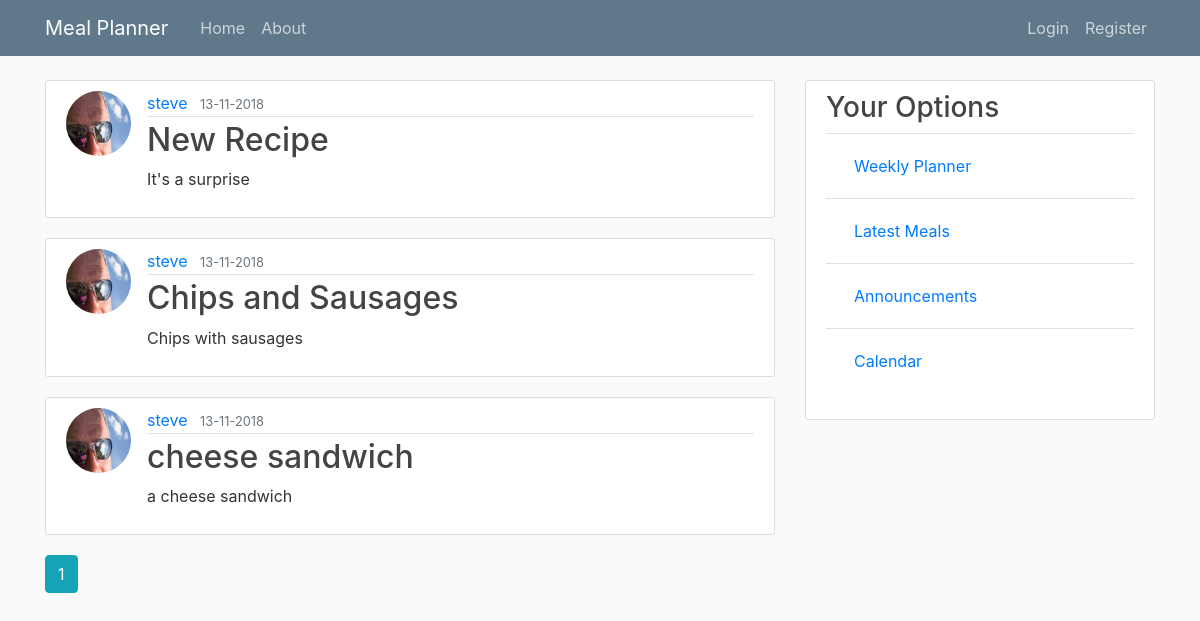
The page /home on the database its author committed.
### mymeal/models.py (models this page shows, shortened)
class Recipe(db.Model):
    id = db.Column(db.Integer, primary_key=True)
    title = db.Column(db.String(100), nullable=False)
    date_posted = db.Column(db.DateTime, nullable=False, default=datetime.utcnow)
    description = db.Column(db.Text, nullable=False)
    serves = db.Column(db.Integer, nullable=False, default='01')
    recipe_type = db.Column(db.String(15), nullable=False)
    ingredients = db.relationship('Ingredient', backref='meal', lazy=True)
    user_id = db.Column(db.Integer, db.ForeignKey('user.id'), nullable=False)
    recipe_book = db.Column(db.String(100))
    recipe_book_page = db.Column(db.Integer, default='01')

class User(db.Model, UserMixin):
    id = db.Column(db.Integer, primary_key=True)
    username = db.Column(db.String(20), unique=True, nullable=False)
    email = db.Column(db.String(120), unique=True, nullable=False)
    image_file = db.Column(db.String(20), nullable=False, default='default.jpg')
    password = db.Column(db.String(60), nullable=False)
    recipes = db.relationship('Recipe', backref='author', lazy=True)

### mymeal/main/routes.py (the view)
@main.route('/')
@main.route('/home')
def home():
    page = request.args.get('page', 1, type=int)
    recipes = Recipe.query.order_by(Recipe.date_posted.desc()).paginate(page=page, per_page=5)
    return render_template('home.html', title='Home', recipes=recipes)

### mymeal/templates/home.html
{% extends 'layout.html' %}
{% block content %}
    {% for recipe in recipes.items %}
        <article class="media content-section">
            <img class="rounded-circle article-img" src="{{ url_for('static', filename='profile_pics/' + recipe.author.image_file) }}">
          <div class="media-body">
            <div class="article-metadata">
              <a class="mr-2" href="{{ url_for('users.user_recipes', username=recipe.author.username) }}">{{ recipe.author.username }}</a>
              <small class="text-muted">{{ recipe.date_posted.strftime('%d-%m-%Y') }}</small>
            </div>
            <h2><a class="article-title" href="{{ url_for('recipes.recipe', recipe_id=recipe.id) }}">{{ recipe.title }}</a></h2>
            <p class="article-content">{{ recipe.description }}</p>
          </div>
        </article>
    {% endfor %}
    {% for page_num in recipes.iter_pages(left_edge=1, right_edge=1, left_current=1, right_current=2) %}
        {% if page_num %}
            {% if recipes.page == page_num %}
                <a class="btn btn-info mb-4" href="{{ url_for('main.home', page=page_num) }}">{{ page_num }}</a>
            {% else %}
                <a class="btn btn-outline-info mb-4" href="{{ url_for('main.home', page=page_num) }}">{{ page_num }}</a>
            {% endif %}
        {% else %}
            ...
        {% endif %}
    {% endfor %}
{% endblock %}

### mymeal/templates/layout.html (shortened to what this page needs)
<!DOCTYPE html>
<html>
<head>
    <link rel="stylesheet" href="https://stackpath.bootstrapcdn.com/bootstrap/4.1.3/css/bootstrap.min.css">
    <link rel="stylesheet" type="text/css" href="{{ url_for('static', filename='main.css') }}">
</head>
<body>
    <header class="site-header">
      <nav class="navbar navbar-expand-md navbar-dark bg-steel fixed-top">
        <div class="container">
          <a class="navbar-brand mr-4" href="/">Meal Planner</a>
          <div class="collapse navbar-collapse" id="navbarToggle">
            <div class="navbar-nav mr-auto">
              <a class="nav-item nav-link" href="{{ url_for('main.home') }}">Home</a>
              <a class="nav-item nav-link" href="{{ url_for('main.about') }}">About</a>
            </div>
            <div class="navbar-nav">
                {% if current_user.is_authenticated %}
                    <a class="nav-item nav-link" href="{{ url_for('recipes.new_recipe') }}">Create Recipe</a>
                    <a class="nav-item nav-link" href="{{ url_for('users.account') }}">Account</a>
                    <a class="nav-item nav-link" href="{{ url_for('users.logout') }}">Logout</a>
                {% else %}
                  <a class="nav-item nav-link" href="{{ url_for('users.login') }}">Login</a>
                  <a class="nav-item nav-link" href="{{ url_for('users.register') }}">Register</a>
                {% endif %}
            </div>
          </div>
        </div>
      </nav>
    </header>
    <main role="main" class="container">
      <div class="row">
        <div class="col-md-8">
            {% block content %}{% endblock %}
        </div>
        <div class="col-md-4">
            <div class="content-section">
            <h3>Your Options</h3>
                <table class="table table-hover">
                  <tbody>
                    <tr>
                      <td>
                          <a class="nav-item nav-link" href="{{ url_for('weekly.view_this_week') }}">Weekly Planner</a>
                      </td>
                    </tr>
                    <tr>
                      <td>
                          <a class="nav-item nav-link" href="{{ url_for('weekly.view_this_week') }}">Latest Meals</a>
                      </td>
                    </tr>
                    <tr>
                      <td>
                          <a class="nav-item nav-link" href="{{ url_for('weekly.view_this_week') }}">Announcements</a>
                      </td>
                    </tr>
                    <tr>
                      <td>
                          <a class="nav-item nav-link" href="{{ url_for('weekly.view_this_week') }}">Calendar</a>
                      </td>
                    </tr>
                  </tbody>
                </table>
          </div>
        </div>
      </div>
    </main>
</body>
</html>

### mymeal/static/main.css (style rules this page uses)
body { background: #fafafa; color: #333333; margin-top: 5rem; }
h1, h2, h3, h4, h5, h6 { color: #444444; }
.bg-steel { background-color: #5f788a; }
.site-header .navbar-nav .nav-link { color: #cbd5db; }
.content-section { background: #ffffff; padding: 10px 20px; border: 1px solid #dddddd; border-radius: 3px; margin-bottom: 20px; }
.article-title { color: #444444; }
.article-content { white-space: pre-line; }
.article-img { height: 65px; width: 65px; margin-right: 16px; }
.article-metadata { padding-bottom: 1px; margin-bottom: 4px; border-bottom: 1px solid #e3e3e3 }

### rows shown on the page
Recipe: image_file (placeholder picture), author.username "steve", date_posted "13-11-2018", title "New Recipe", description "It's a surprise"
Recipe: image_file (placeholder picture), author.username "steve", date_posted "13-11-2018", title "Chips and Sausages", description "Chips with sausages"
Recipe: image_file (placeholder picture), author.username "steve", date_posted "13-11-2018", title "cheese sandwich", description "a cheese sandwich"

### other values the page prints
{{ page_num }} "1"
